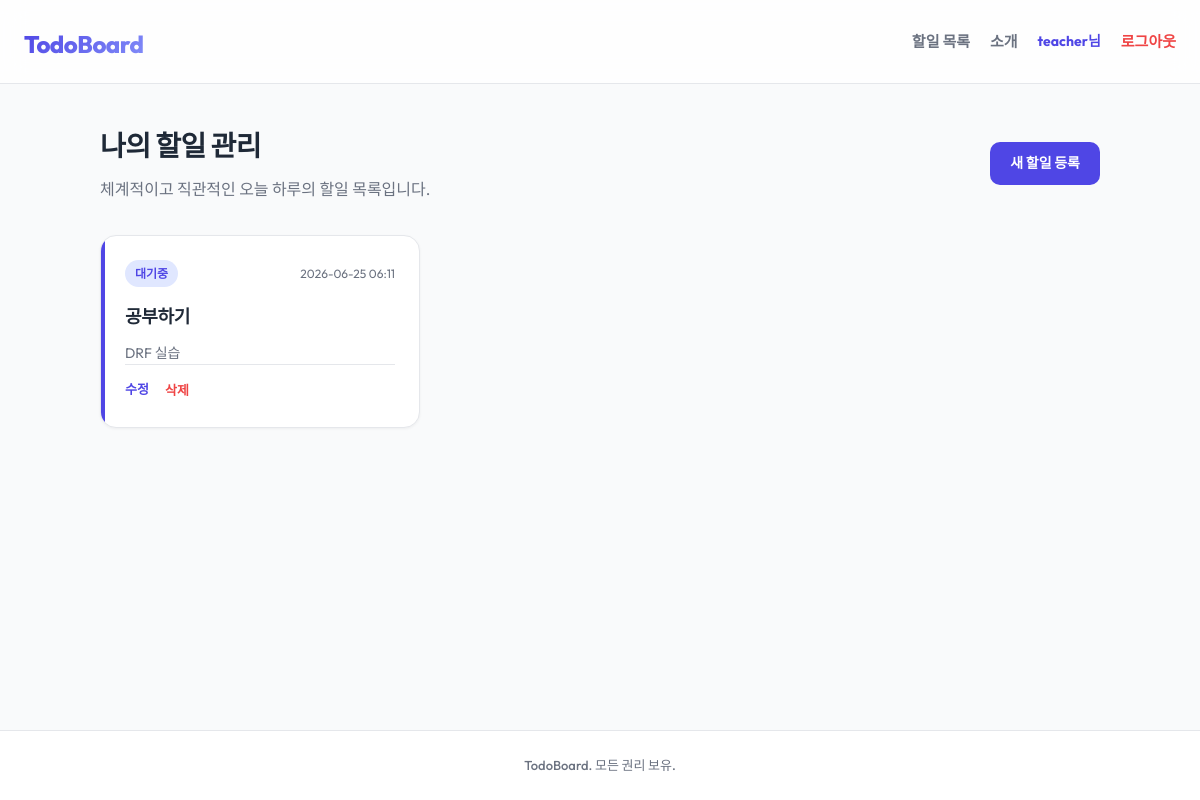
Before: / (signed in) with the older database file.
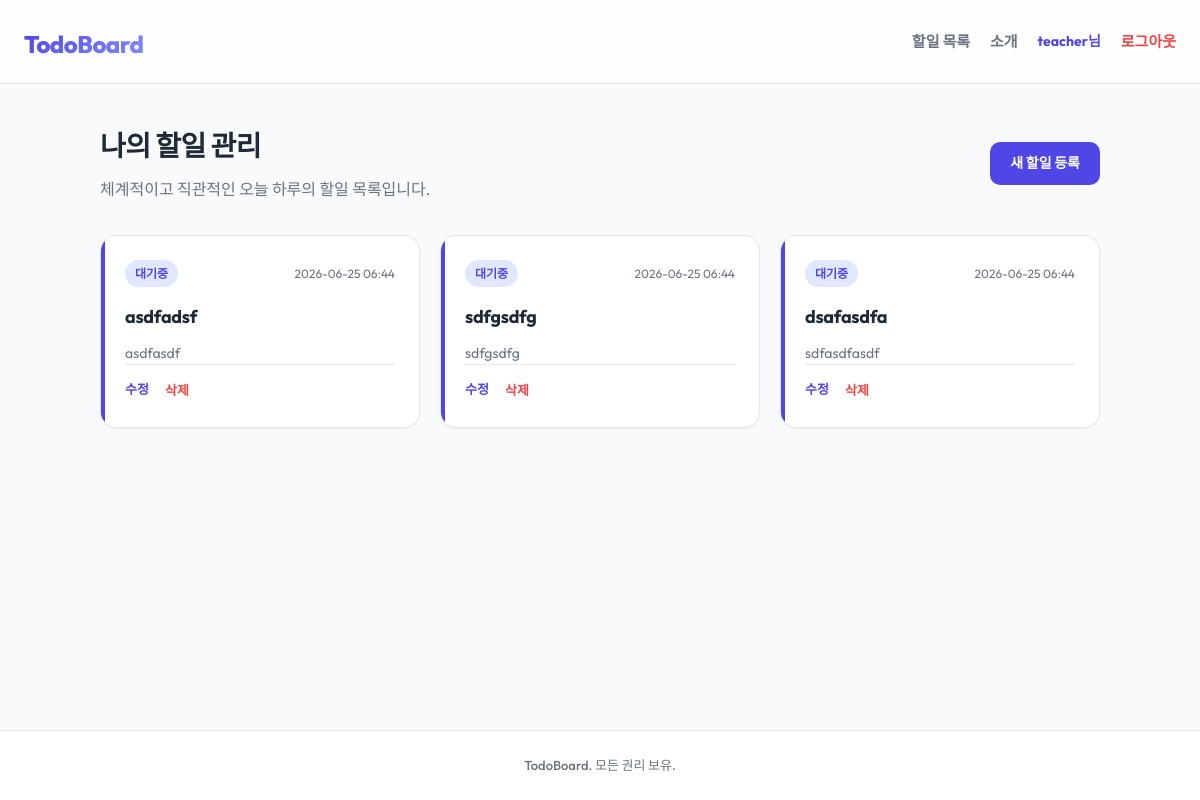
After: the same page with the newer database file.
### todos/models.py (models this page shows, shortened)
class Todo(models.Model):
    author = models.ForeignKey(
        settings.AUTH_USER_MODEL,
        on_delete=models.CASCADE,
        related_name='todos',
        null=True,
        blank=True
    )
    title = models.CharField(max_length=200)
    content = models.TextField(blank=True)
    is_completed = models.BooleanField(default=False)
    created_at = models.DateTimeField(auto_now_add=True)
    updated_at = models.DateTimeField(auto_now=True)

### todos/views.py (the view)
# urls.py: path('', views.todo_list, name='todo_list'),
@login_required
def todo_list(request):
    todos = Todo.objects.filter(author=request.user).order_by('-created_at')
    return render(request, 'todos/todo_list.html', {'todos': todos})

### todos/templates/todos/todo_list.html (shortened to what this page needs)
{% extends 'todos/base.html' %}
{% block content %}
<div class="content-header">
    <div class="header-text">
        <h2 class="section-title">나의 할일 관리</h2>
        <p class="section-desc">체계적이고 직관적인 오늘 하루의 할일 목록입니다.</p>
    </div>
    <a href="{% url 'todos:todo_create' %}" class="btn btn-primary">새 할일 등록</a>
</div>
<div class="todo-board-container">
    <div class="todo-grid">
        {% for todo in todos %}
            <div class="todo-card {% if todo.is_completed %}completed{% endif %}">
                <div class="todo-card-header">
                    <span class="status-badge">
                        {% if todo.is_completed %}완료{% else %}대기중{% endif %}
                    </span>
                    <span class="todo-date">{{ todo.created_at|date:"Y-m-d H:i" }}</span>
                </div>
                <h3 class="todo-title">{{ todo.title }}</h3>
                {% if todo.content %}
                    <p class="todo-body">{{ todo.content }}</p>
                {% endif %}
                <div class="todo-actions">
                    <a href="{% url 'todos:todo_update' todo.pk %}" class="btn-text">수정</a>
                    <form action="{% url 'todos:todo_delete' todo.pk %}" method="post" class="delete-form" onsubmit="return confirm('정말 이 할일을 삭제하시겠습니까?');">
                        <button type="submit" class="btn-text btn-delete">삭제</button>
                    </form>
                </div>
            </div>
        {% empty %}
            <div class="empty-state">
                <p>등록된 할일이 없습니다. 상단의 '새 할일 등록' 버튼을 눌러 추가해 보세요.</p>
            </div>
        {% endfor %}
    </div>
</div>
{% endblock %}

Changed rows visible on the page:
removed Todo: is_completed "대기중", created_at "2026-06-25 06:11", title "공부하기", content "DRF 실습"
added Todo: is_completed "대기중", created_at "2026-06-25 06:44", title "asdfadsf", content "asdfasdf"
added Todo: is_completed "대기중", created_at "2026-06-25 06:44", title "sdfgsdfg", content "sdfgsdfg"
added Todo: is_completed "대기중", created_at "2026-06-25 06:44", title "dsafasdfa", content "sdfasdfasdf"
